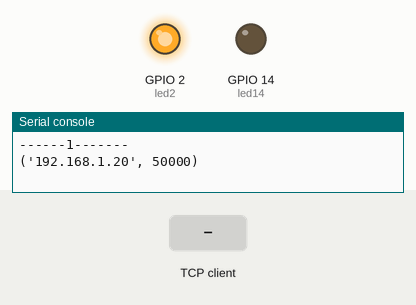
The program below on a simulated ESP8266 board running MicroPython. Shown: output pins drawn as LEDs (lit = HIGH, except the on-board LED, lit = LOW), the last lines printed to the serial console. The test bench sets the inputs (shaded band). One TCP client connects 1 s after the port opens and stays connected.

Above: at 1.2 s.
1.3 s: the TCP client sends "1"
At 1.6 s:
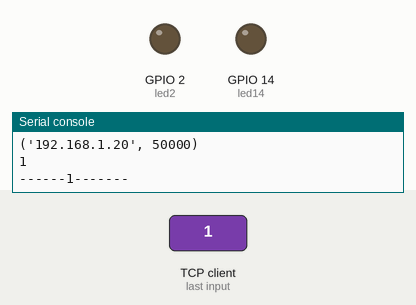
Timing chart, 0 to 4.3 s (numbered marks = the images above; inputs shaded):
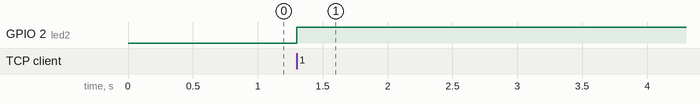

The program:

TCP_Control.py
```python
import socket
import machine as m


def main():
    tcp_server_socket = socket.socket(socket.AF_INET, socket.SOCK_STREAM)  # tcp_server_socket用来监听客户端
    tcp_server_socket.bind(("", 8888))
    tcp_server_socket.listen(128)
    led14 = m.Pin(14, m.Pin.OUT)
    led2 = m.Pin(2, m.Pin.OUT)
    led2.value(0)
    led14.value(0)
    while True:
        print("------1-------")
        new_clint_socket, client_socket = tcp_server_socket.accept()
        print(client_socket)  # 是客户端信息
        recv_date = new_clint_socket.recv(1024).decode()
        print(recv_date)
        new_clint_socket.close()
        if recv_date == "quit":
            print("kankanakn")
            break
        elif recv_date == "1":
            led2.value(1)
        elif recv_date == "2":
            led2.value(0)
        elif recv_date == "3":
            led14.value(1)
        elif recv_date == "4":
            led14.value(0)
    # 关闭套接字
    tcp_server_socket.close()


if __name__ == "__main__":
    main()
```

Measured:
- after the input at 1.3 s, GPIO 2 (led2): LOW → HIGH at once
